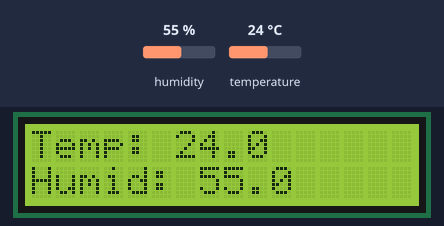
Simulated run of this sketch. Board: Arduino Uno, built with avr-gcc and run on an emulated ATmega328P. Parts: 16×2 character LCD. The test bench sets the inputs (shaded band); at power-on: humidity 55 %, temperature 24 °C. No radio packets arrive unless stated; what the sketch prints to the serial monitor is not drawn.

Above: at 1.3 s.
1.4 s: humidity set to 22 %
At 6.1 s:
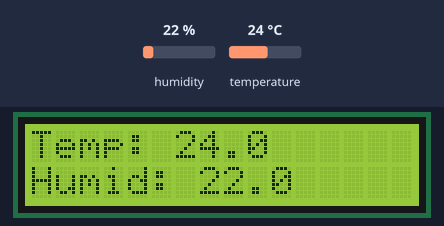
7.5 s: temperature set to 12 °C
At 10.9 s:
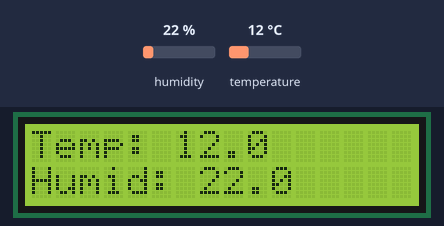
13.6 s: humidity set to 40 %
At 16.9 s:
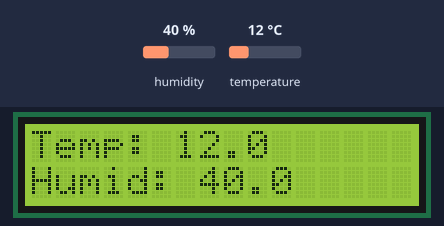
19.7 s: temperature set to 19 °C
At 21.7 s:
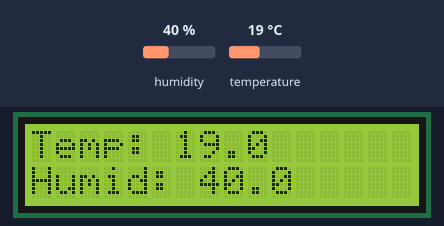
Timing chart, 0 to 23.2 s (numbered marks = the images above; inputs shaded):
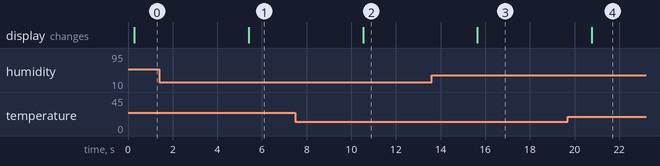

The sketch:

node.ino
```cpp
#include <Wire.h>
#include <Adafruit_SHT31.h>
#include <LoRa.h>
#include <LiquidCrystal_I2C.h>  // Include the LiquidCrystal_I2C library

Adafruit_SHT31 sht31 = Adafruit_SHT31();

// LoRa Configuration
const long LORA_BAND = 915E6;  // Adjust to your region

// Initialize the LCD (address 0x27, 16 columns, and 2 rows)
LiquidCrystal_I2C lcd(0x27, 16, 2);

void setup() {
  Serial.begin(9600);

  // Initialize the SHT31 sensor
  if (!sht31.begin(0x44)) {  // Address 0x44 for SHT31
    Serial.println("Could not find SHT31 sensor!");
    while (1);
  }
  Serial.println("SHT31 sensor initialized.");

  // Initialize LoRa
  if (!LoRa.begin(LORA_BAND)) {
    Serial.println("LoRa initialization failed!");
    while (1);
  }
  Serial.println("LoRa initialized successfully.");
  lcd.init();
  lcd.backlight();
  // Initialize the LCD
  lcd.begin(16, 2);  // Initialize the LCD screen with 16 columns and 2 rows
  lcd.clear();       // Clear the LCD screen
}

void loop() {
  // Read temperature and humidity from SHT31
  float temperature = sht31.readTemperature();
  float humidity = sht31.readHumidity();

  if (!isnan(temperature) && !isnan(humidity)) {
    // Format the message to send (e.g., "temp:25.5,humid:60")
    String message = "temp:" + String(temperature, 1) + ",humid:" + String(humidity, 1);

    // Send the message via LoRa
    sendLoRaMessage(message);

    // Print for debugging
    Serial.print("Sending message: ");
    Serial.println(message);

    // Display temperature and humidity on LCD
    lcd.clear();  // Clear the LCD screen to avoid overwriting
    lcd.setCursor(0, 0);  // Set cursor to the first row
    lcd.print("Temp: ");
    lcd.print(temperature, 1);  // Display temperature with 1 decimal place

    lcd.setCursor(0, 1);  // Set cursor to the second row
    lcd.print("Humid: ");
    lcd.print(humidity, 1);  // Display humidity with 1 decimal place
  } else {
    Serial.println("Failed to read from SHT31 sensor.");
  }

  delay(5000);  // Send data every 5 seconds
}

void sendLoRaMessage(String message) {
  LoRa.beginPacket();
  LoRa.print(message);
  LoRa.endPacket();
}
```

Measured:
- after the input at 1.4 s, the display: changes after 4.0 s (image 1)
- after the input at 7.5 s, the display: changes after 3.0 s (image 2)
- after the input at 13.6 s, the display: changes after 2.1 s (image 3)
- after the input at 19.7 s, the display: changes after 1.1 s (image 4)
